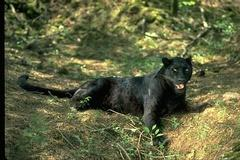
//> input picture segmentation/Ncut_9/jpg_images/1.jpg, 240 x 160 px
$ ./homography segmentation/Ncut_9/jpg_images/1.jpg segmentation/Ncut_9/jpg_images/2.jpg   (built with g++ and OpenCV 4)
//> lines starting //> are read from the running program, lines starting //| are printed output that depends on the picture
/*
 * Homography.cpp
 *
 *  Created on: 17-Jun-2017
 *      Author: anirudh
 */


#include <stdio.h>
#include <fstream>
#include <iostream>
#include "opencv2/core.hpp"
#include "opencv2/features2d.hpp"
#include "opencv2/highgui.hpp"
#include "opencv2/calib3d.hpp"
#include "opencv2/xfeatures2d/nonfree.hpp"

using namespace cv;

//void readme();

/** @function main */
int main( int argc, char** argv )
{
  /*if( argc != 3 )
  { readme(); return -1; }*/

  Mat img_object = imread( argv[1], CV_LOAD_IMAGE_GRAYSCALE );
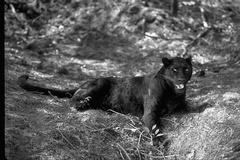
//> img_object: 160 rows x 240 cols, CV_8UC1; min 0, max 255, mean 94.6
  Mat img_scene = imread( argv[2], CV_LOAD_IMAGE_GRAYSCALE );
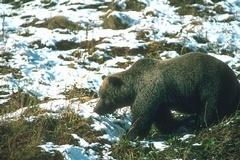
//> input picture segmentation/Ncut_9/jpg_images/2.jpg, 240 x 160 px
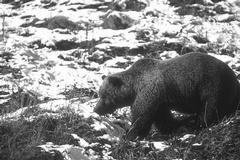
//> img_scene: 160 rows x 240 cols, CV_8UC1; min 3, max 255, mean 129.8

  if( !img_object.data || !img_scene.data )
  { std::cout<< " --(!) Error reading images " << std::endl; return -1; }

  //-- Step 1: Detect the keypoints using SURF Detector
  int minHessian = 400;

//> (the run ends here: the program needs code that is not available in this run, at `SurfFeatureDetector detector( minHessian );`)
